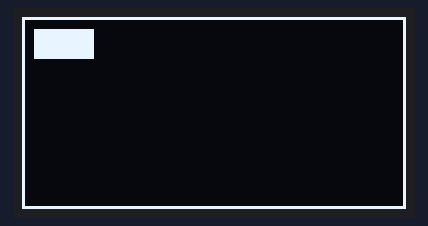
The sketch below on a simulated Arduino Uno, built with avr-gcc and run on an emulated ATmega328P. Parts: 128×64 one-colour display. What the sketch prints to the serial monitor is not drawn.

Above: at 0.1 s.

The sketch:

example-u8g2.ino
```cpp
// The same OLED driven by U8g2 (full frame buffer, hardware I2C). Draws a frame and a filled
// box at the top-left, then toggles inverse video every 500 ms.
#include <Wire.h>
#include <U8g2lib.h>

U8G2_SSD1306_128X64_NONAME_F_HW_I2C u8g2(U8G2_R0, U8X8_PIN_NONE);

void setup() {
  Serial.begin(115200);
  u8g2.begin();
  u8g2.clearBuffer();
  u8g2.drawFrame(0, 0, 128, 64);
  u8g2.drawBox(4, 4, 20, 10);
  u8g2.sendBuffer();
  Serial.println(F("u8g2 ready"));
}

void loop() {
  delay(500);
  u8g2.sendF("c", 0xA7);  // inverse
  Serial.println(F("inverse"));
  delay(500);
  u8g2.sendF("c", 0xA6);  // normal
  Serial.println(F("normal"));
}
```
